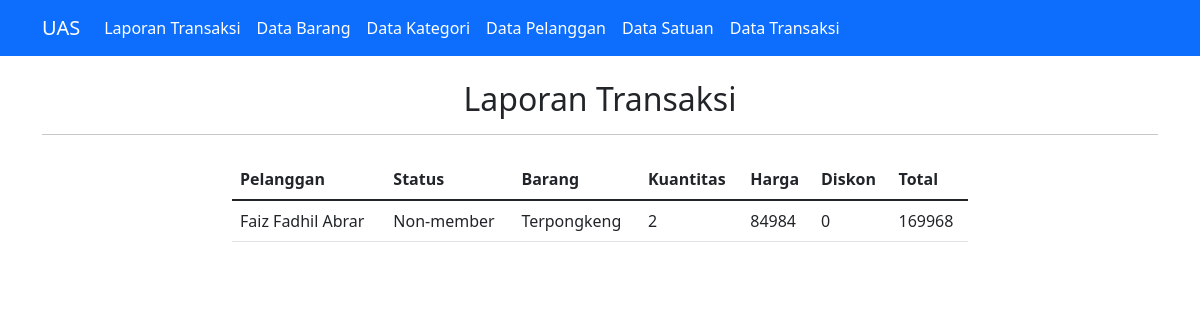
The page / on the database its author committed.
### tables this page shows
CREATE TABLE `transaksi` (
  `id_transaksi` int(11) NOT NULL,
  `nama_transaksi` varchar(100) NOT NULL,
  `tgl_transaksi` date NOT NULL,
  `harga` int(12) NOT NULL,
  `qty` int(11) NOT NULL,
  `id_barang` int(11) NOT NULL,
  `diskon` int(11) NOT NULL,
  `id_pelanggan` int(11) NOT NULL,
  `total_harga` int(11) NOT NULL
);

CREATE TABLE `pelanggan` (
  `id_pelanggan` int(11) NOT NULL,
  `nama_pelanggan` char(20) NOT NULL,
  `no_telp` varchar(14) NOT NULL,
  `status` char(10) NOT NULL
);

CREATE TABLE `barang` (
  `id_barang` int(11) NOT NULL,
  `nama_barang` varchar(100) NOT NULL,
  `id_kategori` int(11) NOT NULL,
  `id_satuan` int(11) NOT NULL
);

### index.php (the view, shortened to what this page needs)
<!doctype html>
<html lang="en">
<head>
    <link href="https://cdn.jsdelivr.net/npm/bootstrap@5.0.2/dist/css/bootstrap.min.css" rel="stylesheet">
</head>
<body>
    <?php include "navbar.php"; ?>
    <div class="container">
        <div class="row mt-4">
            <div class="col">
                <center>
                    <h2>Laporan Transaksi</h2>
                    <hr>
                </center>
            </div>
        </div>
    </div>
    <div class="container">
        <div class="row mt-2">
            <div class="col-md-8 offset-md-2">
                <table class="table">
                    <thead>
                        <tr>
                            <th scope="col">Pelanggan</th>
                            <th scope="col">Status</th>
                            <th scope="col">Barang</th>
                            <th scope="col">Kuantitas</th>
                            <th scope="col">Harga</th>
                            <th scope="col">Diskon</th>
                            <th scope="col">Total</th>
                        </tr>
                    </thead>
                    <tbody>
                        <?php
                        include "koneksi.php";
                        $data = mysqli_query($conn, "SELECT transaksi.id_transaksi, transaksi.qty,  transaksi.harga, transaksi.diskon, transaksi.id_pelanggan,transaksi.id_barang, pelanggan.nama_pelanggan, pelanggan.id_pelanggan, pelanggan.status, barang.id_barang, barang.nama_barang, transaksi.total_harga
                        FROM ((pelanggan
                        INNER JOIN transaksi ON pelanggan.id_pelanggan = transaksi.id_pelanggan)
                        INNER JOIN barang ON transaksi.id_barang = barang.id_barang);");
                        while ($d = mysqli_fetch_array($data)) { ?>
                            <tr>
                                <td><?php echo $d['nama_pelanggan']; ?></td>
                                <td><?php echo $d['status']; ?></td>
                                <td><?php echo $d['nama_barang']; ?></td>
                                <td><?php echo $d['qty']; ?></td>
                                <td><?php echo $d['harga']; ?></td>
                                <td><?php echo $d['diskon']; ?></td>
                                <td><?php echo $d['total_harga']; ?></td>
                            </tr>
                        <?php }; ?>
                    </tbody>
                </table>
            </div>
        </div>
    </div>
</body>
</html>

### rows shown on the page
transaksi: id_pelanggan.nama_pelanggan "Faiz Fadhil Abrar", id_pelanggan.status "Non-member", id_barang.nama_barang "Terpongkeng", qty "2", harga "84984", diskon "0", total_harga "169968"
